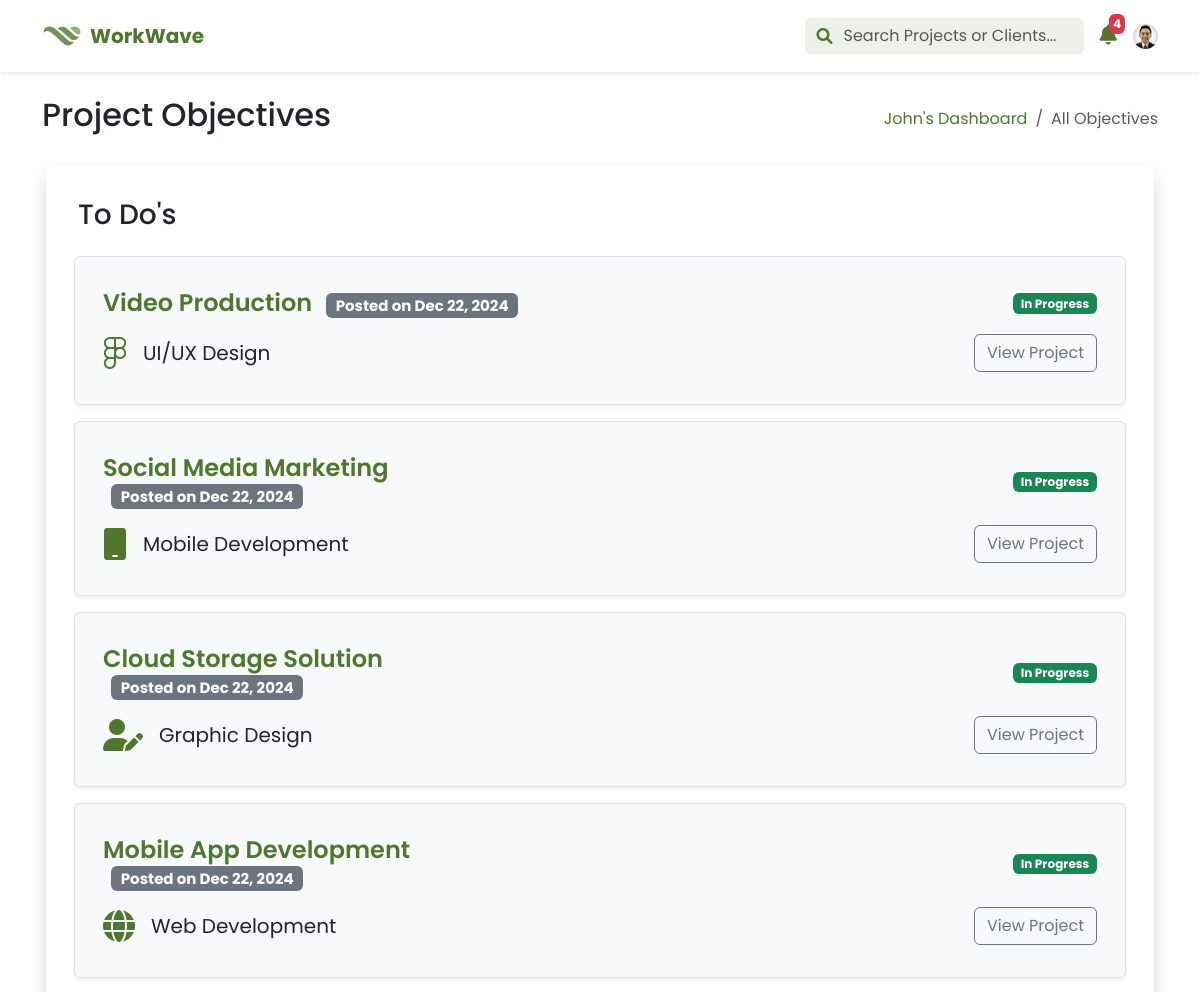
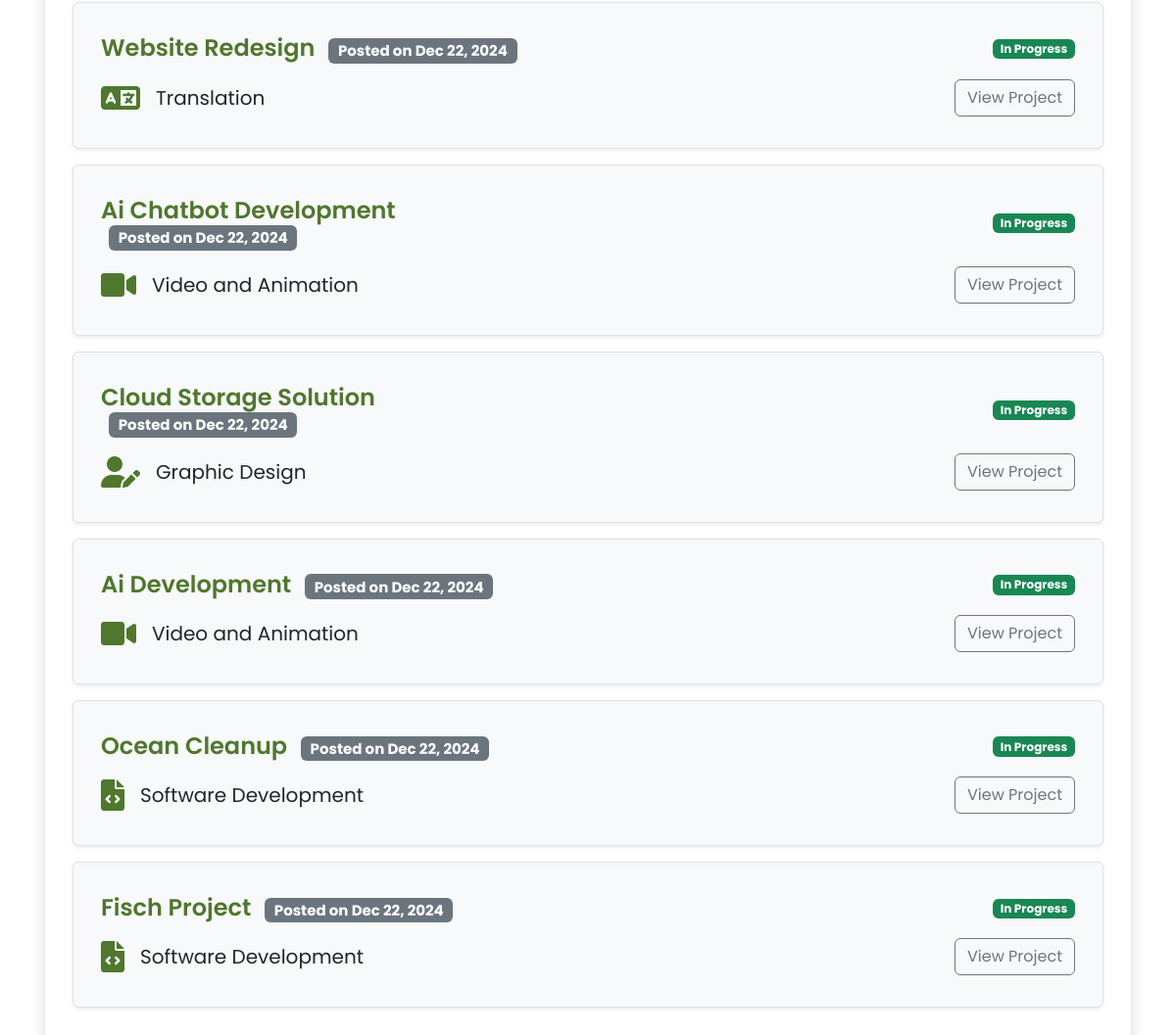
/pages/freelancer/projects_objectives.php (signed in), run on the app's committed database (2 pictures, top to bottom).
### tables this page shows
CREATE TABLE `freelancer_project_submissions` (
  `id` int(11) NOT NULL,
  `project_id` int(11) NOT NULL,
  `user_id` int(11) DEFAULT NULL,
  `submission_url` varchar(255) DEFAULT NULL,
  `submission_status_id` int(11) NOT NULL DEFAULT 1,
  `created_at` timestamp NOT NULL DEFAULT current_timestamp(),
  `updated_at` timestamp NOT NULL DEFAULT current_timestamp() ON UPDATE current_timestamp()
);

CREATE TABLE `client_projects` (
  `id` int(11) NOT NULL,
  `user_id` int(11) DEFAULT NULL,
  `project_title` varchar(255) NOT NULL,
  `project_category_id` int(11) NOT NULL,
  `project_description` text DEFAULT NULL,
  `project_objective` text DEFAULT NULL,
  `project_status_id` int(11) NOT NULL DEFAULT 1,
  `project_connect_cost` int(11) DEFAULT 10,
  `project_merit_worth` int(11) DEFAULT 10,
  `created_at` timestamp NOT NULL DEFAULT current_timestamp(),
  `updated_at` timestamp NOT NULL DEFAULT current_timestamp() ON UPDATE current_timestamp()
);

### dist/php/process/proc_profile.php (called while the page is built, shortened)
<?php
$user_id = $_SESSION['user_id'];
$stmt = $mysqli->prepare("SELECT * FROM v_user_profile WHERE id = ?");
$stmt->bind_param("i", $user_id);
$stmt->execute();
$result = $stmt->get_result();
$user = $result->fetch_assoc();

### pages/freelancer/projects_objectives.php (the view, shortened to what this page needs)
<?php
include ('../../misc/modals.php');
include ('../../dist/php/process/proc_profile.php');
include ('header.php');
$query = "SELECT * FROM v_freelancer_submissions
          JOIN v_project_details ON v_freelancer_submissions.project_id = v_project_details.id
          WHERE v_freelancer_submissions.user_id = ? AND v_freelancer_submissions.status = 'rejected' OR v_freelancer_submissions.status = 'pending'
          ORDER BY v_project_details.created_at DESC;";
$stmt = $mysqli->prepare($query);
$stmt->bind_param("i", $_SESSION['user_id']);
$stmt->execute();
$projects = $stmt->get_result()->fetch_all(MYSQLI_ASSOC);
$category_icons = [
    'Writing' => 'fa-solid fa-pen-nib',
    'Translation' => 'fa-solid fa-language',
    'Graphic Design' => 'fa-solid fa-user-pen',
    'Video and Animation' => 'fa-solid fa-video',
    'UI/UX Design' => 'fa-brands fa-figma',
    'Web Development' => 'fa-solid fa-globe',
    'Mobile Development' => 'fa-solid fa-mobile',
    'Software Development' => 'fa-solid fa-file-code',
    'Digital Marketing' => 'fa-solid fa-store',
    'Sales Support' => 'fa-solid fa-phone',
    'Advertising' => 'fa-solid fa-megaphone',
    'Virtual Assistance' => 'fa-solid fa-headset',
    'Data Entry' => 'fa-solid fa-database',
    'Customer Support' => 'fa-solid fa-phone',
    'Financial Skills' => 'fa-solid fa-coins',
    'Business Consulting' => 'fa-solid fa-briefcase',
    'Human Resources' => 'fa-solid fa-users',
    'IT Support' => 'fa-solid fa-screwdriver-wrench',
    'Networking' => 'fa-solid fa-network-wired',
    'DevOps' => 'fa-solid fa-gears',
    'Engineering' => 'fa-solid fa-helmet-safety',
    'Architecture' => 'fa-brands fa-unity',
    'Manufacturing' => 'fa-solid fa-industry',
    'Coaching & Development' => 'fa-solid fa-notes-medical',
    'Health & Wellness' => 'fa-solid fa-shield-heart',
    'Contract & Documentation' => 'fa-solid fa-file-contract',
    'Compliance & Research' => 'fa-solid fa-book',
    'Data Processing' => 'fa-solid fa-chart-simple',
    'Advanced Analytics' => 'fa-solid fa-chart-line',
    'Game Development Support' => 'fa-solid fa-gamepad',
    'Monetization & Coaching' => 'fa-solid fa-chalkboard-user'
];
?>
<!DOCTYPE html>
<html lang="en">
<head>
    <link href="https://cdn.jsdelivr.net/npm/bootstrap@5.3.0/dist/css/bootstrap.min.css" rel="stylesheet">
    <link rel="stylesheet" href="https://cdnjs.cloudflare.com/ajax/libs/font-awesome/6.0.0-beta3/css/all.min.css">
    <link rel="stylesheet" href="../../dist/css/custom.css">
</head>
<body>
    <section class="container-fluid poppins">
        <div class="container">
            <div class="row mt-4 align-items-center">
                <div class="col-12 col-md-6">
                    <h2 class="text-start">Project Objectives</h2>
                </div>
                <div class="col-12 col-md-6 d-flex justify-content-md-end mt-3 mt-md-0">
                    <nav aria-label="breadcrumb">
                        <ol class="breadcrumb mb-0">
                            <li class="breadcrumb-item"><a href="dashboard.php"><?php echo htmlspecialchars($user['first_name']); ?>'s Dashboard</a></li>
                            <li class="breadcrumb-item active" aria-current="page">All Objectives</li>
                        </ol>
                    </nav>
                </div>
            </div>
            <div class="row mt-4">
                <div class="container px-3">
                    <div class="card mb-4 shadow border-0 rounded-3">
                        <div class="card-body">
                            <div class="row my-3 mx-1 border-0">
                                <h3>To Do's</h3>
                            </div>
                            <div class="row px-4">
                                <?php if (!empty($projects)): ?>
                                    <?php foreach ($projects as $project): ?>
                                        <div class="col-12 d-flex justify-content-center align-items-center p-4 rounded shadow-sm border mb-3 bg-light">
                                            <div class="col-12">
                                                <div class="row align-items-center px-3 py-2 rounded-top">
                                                    <div class="col-md-6 d-flex align-items-center ps-0">
                                                        <h5 class="mb-0">
                                                            <a href="project_details.php?id=<?php echo htmlspecialchars($project['id']); ?>"
                                                            class="text-green-50 fs-4 text-decoration-none fw-semibold">
                                                            <?php echo htmlspecialchars($project['project_title']); ?>
                                                            </a>
                                                            <span class="badge bg-secondary text-white ms-2 small">
                                                                Posted on <?php echo date('M d, Y', strtotime($project['created_at'])); ?>
                                                            </span>
                                                        </h5>
                                                    </div>
                                                    <div class="col-md-6 d-flex justify-content-end pe-0">
                                                        <span class="badge bg-success">
                                                            <?php echo ucfirst(htmlspecialchars($project['project_status'])); ?>
                                                        </span>
                                                    </div>
                                                </div>
                                                <div class="row align-items-center px-3 py-2 rounded-bottom">
                                                    <div class="col-md-6 d-flex align-items-center ms-0 ps-0">
                                                        <?php
                                                            $category = htmlspecialchars($project['project_category']);
                                                            $icon = $category_icons[$category] ?? 'fa-solid fa-folder';
                                                        ?>
                                                        <i class="<?php echo $icon; ?> me-3 text-green-50 fa-2x"></i>
                                                        <span class="fs-5">
                                                            <?php echo $category; ?>
                                                        </span>
                                                    </div>
                                                    <div class="col-md-6 d-flex justify-content-end pe-0">
                                                        <a href="project_details.php?id=<?php echo htmlspecialchars($project['project_id']); ?>"
                                                        class="btn btn-outline-secondary me-0">
                                                            View Project
                                                        </a>
                                                    </div>
                                                </div>
                                            </div>
                                        </div>
                                    <?php endforeach; ?>
                                <?php else: ?>
                                    <div class="alert alert-warning" role="alert">
                                        No projects found.
                                    </div>
                                <?php endif; ?>
                            </div>
                        </div>
                    </div>
            </div>
        </div>
    </section>
</body>
</html>

### misc/modals.php (shortened to what this page needs)
<!DOCTYPE html>
<html lang="en">
<head>
    <link href="https://cdn.jsdelivr.net/npm/bootstrap@5.3.0/dist/css/bootstrap.min.css" rel="stylesheet">
    <link rel="stylesheet" href="https://cdnjs.cloudflare.com/ajax/libs/font-awesome/6.0.0-beta3/css/all.min.css">
    <link rel="stylesheet" href="../../dist/css/custom.css">
</head>
<body>
</body>
</html>

### pages/freelancer/header.php (shortened to what this page needs)
<?php
include ('../../misc/modals.php');
?>
<!DOCTYPE html>
<html lang="en">
<head>
    <link href="https://cdn.jsdelivr.net/npm/bootstrap@5.3.0/dist/css/bootstrap.min.css" rel="stylesheet">
    <link rel="stylesheet" href="https://cdnjs.cloudflare.com/ajax/libs/font-awesome/6.0.0-beta3/css/all.min.css">
    <link rel="stylesheet" href="../../dist/css/custom.css">
</head>
<body>
    <header class="container-fluid bg-white poppins shadow-sm sticky-top">
        <nav class="container d-flex flex-wrap justify-content-between align-items-center py-3">
            <a href="../../index.php" class="d-flex align-items-center text-decoration-none mb-2 mb-lg-0">
                <img src="../../img/WorkWaveLogo.png" class="nav-logo" alt="WorkWave Logo" style="height: 40px; width: auto;">
                <h5 class="mb-0 ms-2 text-green-60 fw-bold">WorkWave</h5>
            </a>
            <span class="ms-auto me-3 w-25 position-relative">
                <div class="input-group me-lg-4 mb-2 mb-lg-0" style="max-width: 600px; flex-grow: 1;">
                    <span class="input-group-text bg-green-10 rounded-start border-0">
                        <i class="fas fa-search text-green-50"></i>
                    </span>
                    <input type="text" name="search" id="headerSearchProjects" class="form-control no-outline ps-0 border-0 rounded-end bg-green-10"
                        placeholder="Search Projects or Clients..." aria-label="Search" data-bs-toggle="dropdown">
                </div>
            </span>
            <span class="d-flex align-items-center flex-wrap">
                <div class="nav-item dropdown me-3">
                    <a href="#" class="nav-link position-relative" data-bs-toggle="dropdown" aria-expanded="false">
                        <i class="fas fa-bell text-green-60 fa-lg"></i>
                        <?php
                        $count_query = "SELECT COUNT(*) as count FROM v_notifications WHERE user_id = ? AND is_read = 0";
                        $stmt = $mysqli->prepare($count_query);
                        $stmt->bind_param("i", $_SESSION['user_id']);
                        $stmt->execute();
                        $count = $stmt->get_result()->fetch_assoc()['count'];
                        if($count > 0): ?>
                            <span class="badge bg-danger position-absolute top-0 start-100 translate-middle p-1 small"><?php echo $count; ?></span>
                        <?php endif; ?>
                    </a>
                </div>
                <div class="nav-item dropdown">
                <a href="#" class="nav-link" data-bs-toggle="dropdown" aria-expanded="false">
                        <?php if (!empty($user['profile_picture_url'])): ?>
                            <img src="<?php echo $user['profile_picture_url']; ?>" alt="Profile Picture" class="img-fluid" style="max-width: 25px; border-radius: 50%; max-height: 25px;">
                        <?php else: ?>
                            <i class="fa-solid fa-circle-user text-green-60 fa-lg"></i>
                        <?php endif; ?>
                    </a>
                </div>
            </span>
        </nav>
    </header>
</body>

### data on the page
freelancer_project_submissions: project.project_title "Video Production", project.created_at "Dec 22, 2024", project_status "In Progress", category "UI/UX Design"
freelancer_project_submissions: project.project_title "Social Media Marketing", project.created_at "Dec 22, 2024", project_status "In Progress", category "Mobile Development"
freelancer_project_submissions: project.project_title "Cloud Storage Solution", project.created_at "Dec 22, 2024", project_status "In Progress", category "Graphic Design"
freelancer_project_submissions: project.project_title "Mobile App Development", project.created_at "Dec 22, 2024", project_status "In Progress", category "Web Development"
freelancer_project_submissions: project.project_title "Website Redesign", project.created_at "Dec 22, 2024", project_status "In Progress", category "Translation"
freelancer_project_submissions: project.project_title "Ai Chatbot Development", project.created_at "Dec 22, 2024", project_status "In Progress", category "Video and Animation"
freelancer_project_submissions: project.project_title "Cloud Storage Solution", project.created_at "Dec 22, 2024", project_status "In Progress", category "Graphic Design"
freelancer_project_submissions: project.project_title "Ai Development", project.created_at "Dec 22, 2024", project_status "In Progress", category "Video and Animation"
freelancer_project_submissions: project.project_title "Ocean Cleanup", project.created_at "Dec 22, 2024", project_status "In Progress", category "Software Development"
freelancer_project_submissions: project.project_title "Fisch Project", project.created_at "Dec 22, 2024", project_status "In Progress", category "Software Development"

### other printed values
$count "4"
$user['first_name'] "John"
